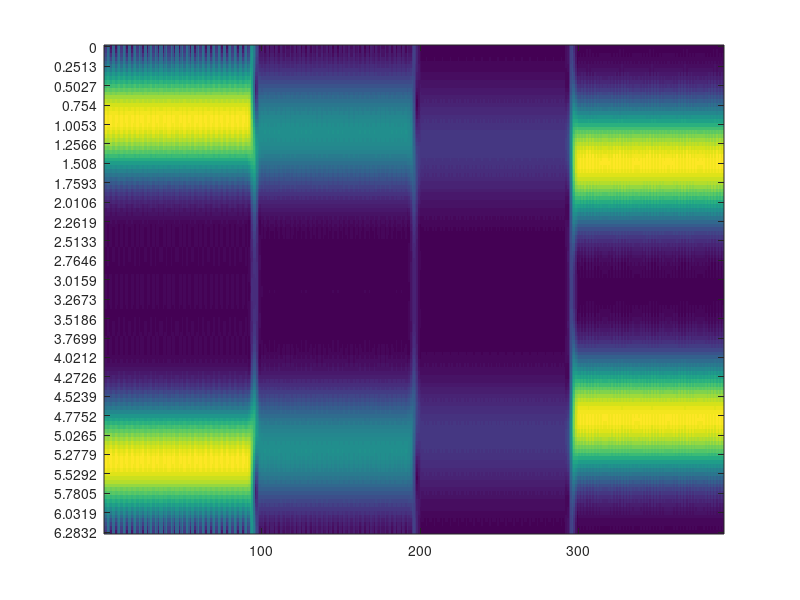

This chart was generated by the following MATLAB code:
clear
fs = 10;
t = 0 : 1/fs : 40-1/fs;
N = length(t);
index = t * fs;
signal = cos(3 * pi * t) .* (t < 10) +...
    1/2 * sin(3.5 * pi * t) .* (t >= 10 & t < 20)+...
    1/6 * cos(4 * pi * t) .* (t >= 20 & t < 30) +...
    sin(4.75 * pi * t) .* (t >= 30 & t < 40);
tWindow  = 1;
windowLength = fs * tWindow;
window = hamming(windowLength)';
yAmount = length(0:0.05:2*pi);
result = zeros(yAmount, N-windowLength + 1); 
for m = 0 : N - windowLength
    k = 1;
    for omega = 0 : 0.05 : 2 * pi
        index = m + 1 : m + windowLength;
        result(k,m+1)=sum(signal(index) .* window .* exp(-1i*omega*index));
        k = k + 1; %put less frequency down the axis
    end
end
imagesc(abs(result));
ytickLabels = linspace(0,2*pi,length(1:5:size(result,1)));
set(gca, 'YTick',1:5:126 , 'YTickLabel', ytickLabels)

    